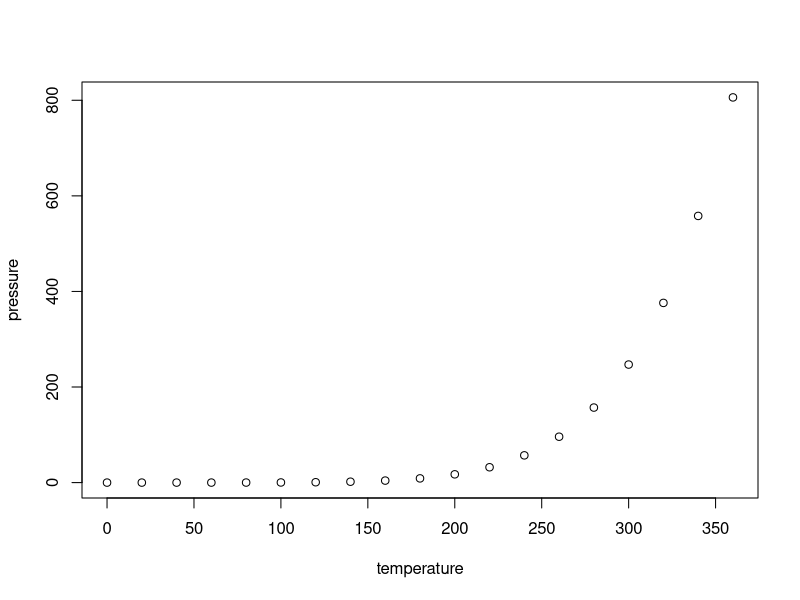
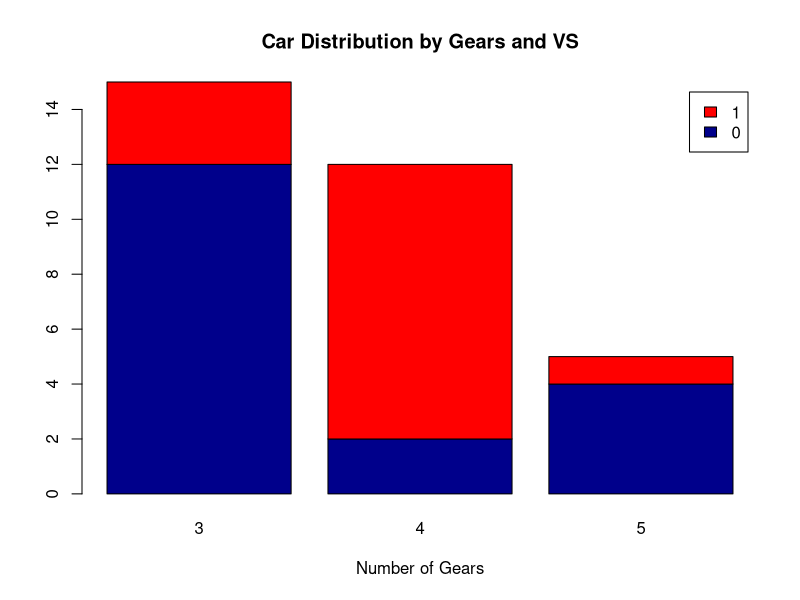

The R script that drew these images, in order:
## ---- chunk 1
knitr::opts_chunk$set(echo = TRUE)
## ---- chunk 2
plot(pressure)
## ---- chunk 3

counts <- table(mtcars$vs, mtcars$gear)
barplot(counts, main="Car Distribution by Gears and VS",
xlab="Number of Gears", col=c("darkblue","red"),
legend = rownames(counts))

